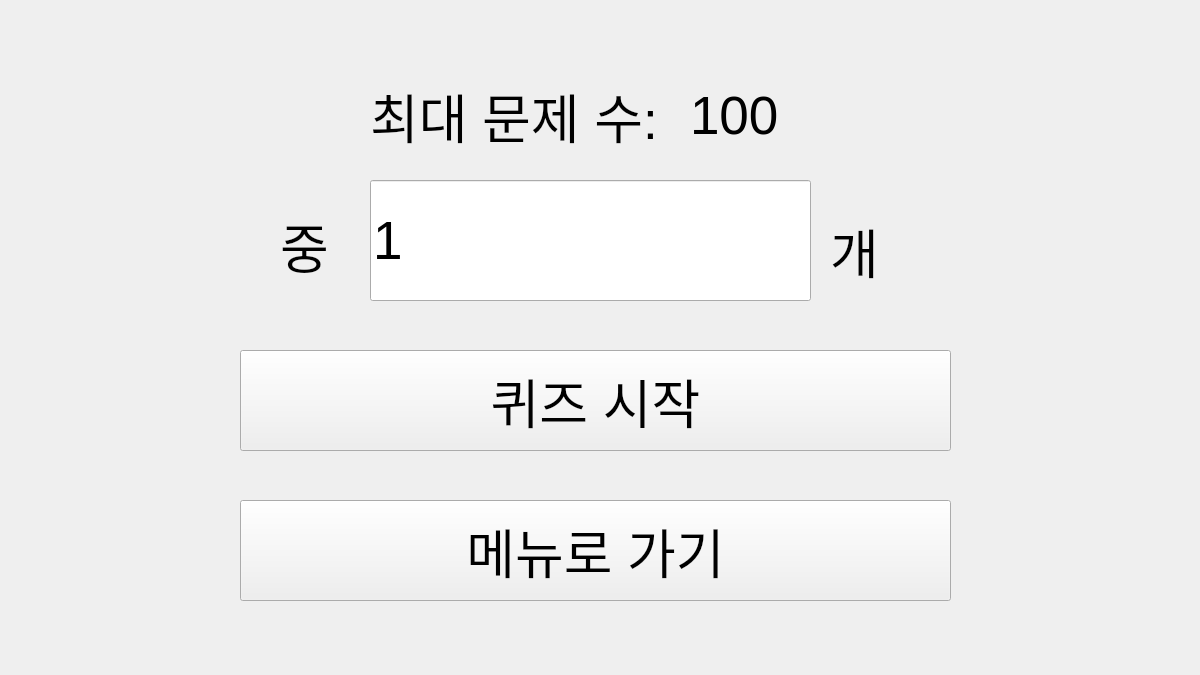
<?xml version="1.0" encoding="UTF-8"?>
<ui version="4.0">
 <class>Form</class>
 <widget class="QWidget" name="Form">
  <property name="geometry">
   <rect>
    <x>0</x>
    <y>0</y>
    <width>1200</width>
    <height>675</height>
   </rect>
  </property>
  <property name="windowTitle">
   <string>Form</string>
  </property>
  <widget class="QPushButton" name="startButton">
   <property name="geometry">
    <rect>
     <x>240</x>
     <y>350</y>
     <width>711</width>
     <height>101</height>
    </rect>
   </property>
   <property name="font">
    <font>
     <pointsize>40</pointsize>
    </font>
   </property>
   <property name="text">
    <string>퀴즈 시작</string>
   </property>
  </widget>
  <widget class="QPushButton" name="menuButton">
   <property name="geometry">
    <rect>
     <x>240</x>
     <y>500</y>
     <width>711</width>
     <height>101</height>
    </rect>
   </property>
   <property name="font">
    <font>
     <pointsize>40</pointsize>
    </font>
   </property>
   <property name="text">
    <string>메뉴로 가기</string>
   </property>
  </widget>
  <widget class="QLabel" name="label">
   <property name="geometry">
    <rect>
     <x>370</x>
     <y>60</y>
     <width>491</width>
     <height>111</height>
    </rect>
   </property>
   <property name="font">
    <font>
     <pointsize>40</pointsize>
    </font>
   </property>
   <property name="text">
    <string>최대 문제 수: </string>
   </property>
  </widget>
  <widget class="QLineEdit" name="questionNumberLine">
   <property name="geometry">
    <rect>
     <x>370</x>
     <y>180</y>
     <width>441</width>
     <height>121</height>
    </rect>
   </property>
   <property name="font">
    <font>
     <pointsize>40</pointsize>
    </font>
   </property>
   <property name="text">
    <string>1</string>
   </property>
  </widget>
  <widget class="QLabel" name="label_2">
   <property name="geometry">
    <rect>
     <x>830</x>
     <y>210</y>
     <width>111</width>
     <height>81</height>
    </rect>
   </property>
   <property name="font">
    <font>
     <pointsize>40</pointsize>
    </font>
   </property>
   <property name="text">
    <string>개</string>
   </property>
  </widget>
  <widget class="QLabel" name="maxLabel">
   <property name="geometry">
    <rect>
     <x>690</x>
     <y>70</y>
     <width>271</width>
     <height>91</height>
    </rect>
   </property>
   <property name="font">
    <font>
     <pointsize>40</pointsize>
    </font>
   </property>
   <property name="text">
    <string>100</string>
   </property>
  </widget>
  <widget class="QLabel" name="label_4">
   <property name="geometry">
    <rect>
     <x>280</x>
     <y>190</y>
     <width>101</width>
     <height>111</height>
    </rect>
   </property>
   <property name="font">
    <font>
     <pointsize>40</pointsize>
    </font>
   </property>
   <property name="text">
    <string>중</string>
   </property>
  </widget>
 </widget>
 <resources/>
 <connections/>
</ui>
